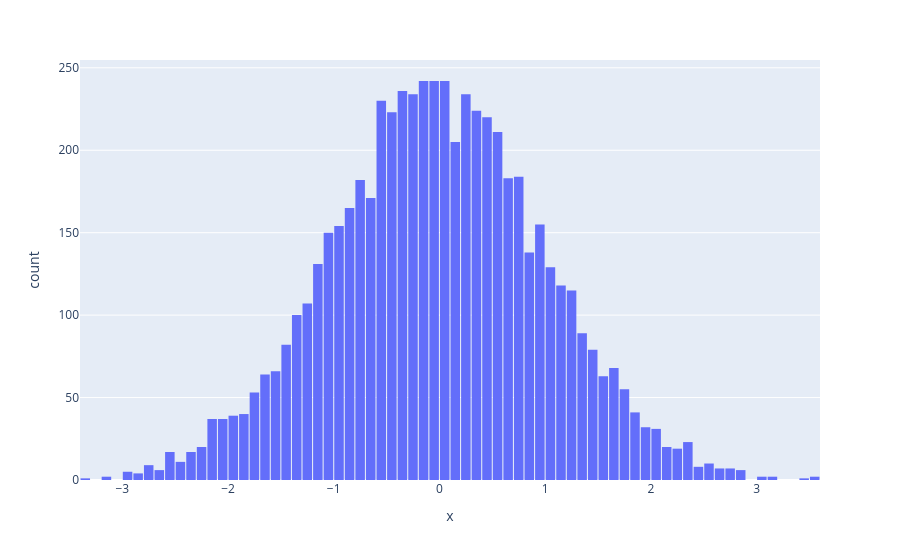

Notebook source saved alongside this figure:
### Code cell
fig = px.histogram(x=sample_normal)
fig.update_layout(bargap=0.1)

### Figure 1 — Plotly figure (JSON) as saved in the notebook; plotly's stock layout.template omitted (floating-point values rounded to 4 significant figures; data arrays with more than 128 entries replaced by an {"elided": "..."} marker saying what was removed)
{"data": [{"alignmentgroup": "True", "bingroup": "x", "hovertemplate": "x=%{x}<br>count=%{y}<extra></extra>", "legendgroup": "", "marker": {"color": "#636efa", "pattern": {"shape": ""}}, "name": "", "offsetgroup": "", "orientation": "v", "showlegend": false, "type": "histogram", "x": {"elided": "6000 float values"}, "xaxis": "x", "yaxis": "y"}], "layout": {"bargap": 0.1, "barmode": "relative", "legend": {"tracegroupgap": 0}, "margin": {"t": 60}, "xaxis": {"anchor": "y", "domain": [0, 1], "title": {"text": "x"}}, "yaxis": {"anchor": "x", "domain": [0, 1], "title": {"text": "count"}}}}
